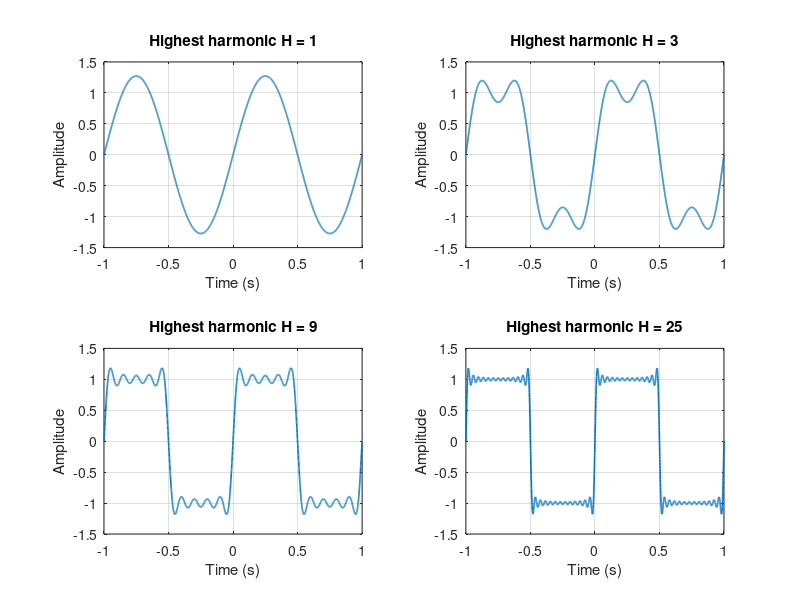

Write the MATLAB code that produced this figure. (Note: this script raises an error after producing the figure.)

% Exercise 1: Build a Square Wave from Harmonics

clear;
close all;
clc;

t = linspace(-1, 1, 4000);
H_values = [1 3 9 25];

figure;

for i = 1:length(H_values)

    H = H_values(i);
    x = zeros(size(t));

    for k = 1:2:H
        x = x + (4/pi) * sin(2*pi*k*t) / k;
    end

    subplot(2,2,i);
    plot(t,x,'LineWidth',1.2);
    grid on;

    xlabel('Time (s)');
    ylabel('Amplitude');
    title(['Highest harmonic H = ',num2str(H)]);
end

sgtitle('Square Wave Approximation');

saveas(gcf,'square-wave-comparison.png');
